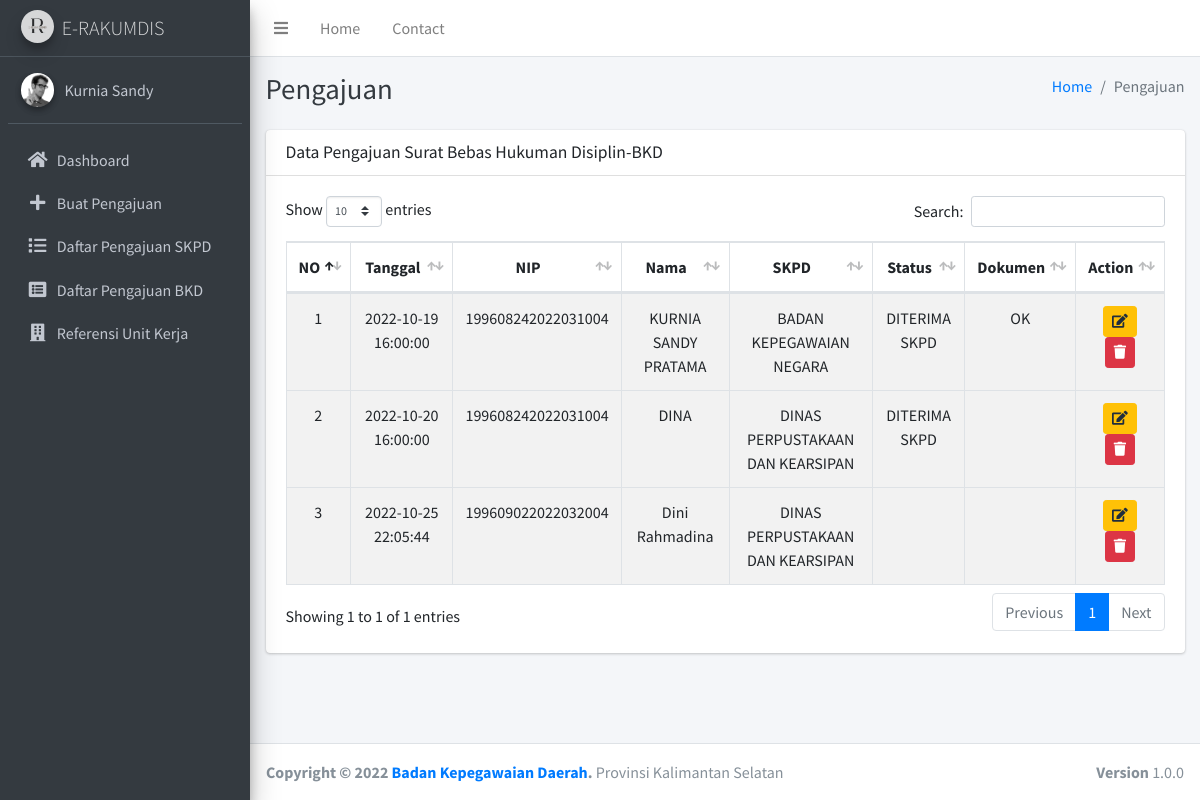
Screenshot of /index.php/bkd with the database file from the repository.
### tables this page shows
CREATE TABLE `tb_surat` (
  `no_tiket` int(11) NOT NULL,
  `tanggal` timestamp NOT NULL DEFAULT current_timestamp() ON UPDATE current_timestamp(),
  `nip` varchar(18) NOT NULL,
  `nama` varchar(100) NOT NULL,
  `pangkat` varchar(20) NOT NULL,
  `jabatan` varchar(50) NOT NULL,
  `satker` varchar(100) NOT NULL,
  `skpd` varchar(100) NOT NULL,
  `status` varchar(50) NOT NULL,
  `keterangan` varchar(150) NOT NULL,
  `dokumen` varchar(5) NOT NULL,
  `surat` varchar(5) NOT NULL
);

### application/controllers/Bkd.php (called while the page is built, shortened)
<?php
class Bkd extends CI_Controller {
    public function __construct()
    {
        $this->load->model("pengajuan_model");
    }
    public function index()
    {
        $data['title']= 'Pengajuan';
        $data['bkd']= $this->pengajuan_model->get_data('tb_surat')->result();
        $this->load->view('templates/header', $data);
        $this->load->view('templates/sidebar', $data);
        $this->load->view('bkd',$data);
        $this->load->view('templates/footer');
    }
}

### index.php (called while the page is built, shortened)
<?php
require_once BASEPATH.'core/CodeIgniter.php';

### application/models/Pengajuan_model.php (called while the page is built, shortened)
<?php
class Pengajuan_model extends CI_Model {
    public function get_data($table)
    {
        return $this->db->get($table);
    }
}

### application/views/bkd.php (the view)
<div class="card" >
    <div class="card-header">
        <h3 class="card-title">Data Pengajuan Surat Bebas Hukuman Disiplin-BKD</h3>
    </div>
    <div class="card-body">
        <table id="example1" class="table table-bordered table-striped">
            <thead>
                <tr class="text-center">
                    <th>NO</th>
                    <th>Tanggal</th>
                    <th>NIP</th>
                    <th>Nama</th>
                    <th>SKPD</th>
                    <th>Status</th>
                    <th>Dokumen</th>
                    <th>Action</th>
                </tr>
            </thead>
            <?php $no =1;
            foreach ($bkd as $aju) : ?>
            <tbody>
                <tr class="text-center">
                    <td><?= $no++ ?></td>
                    <td><?= $aju->tanggal ?></td>
                    <td><?= $aju->nip ?></td>
                    <td><?= $aju->nama ?></td>
                    <td><?= $aju->skpd ?></td>
                    <td><?= $aju->status ?></td>
                    <td><?= $aju->dokumen ?></td>
                    <td>
                        <a href="" class="btn btn-warning btn-sm"><i class="fas fa-edit"></i></a>
                        <a href="" class="btn btn-danger btn-sm"><i class="fas fa-trash"></i></a>
                    </td>
                </tr>
                <?php endforeach ?>
            </tbody>
        </table>
    </div>
</div>

### application/views/templates/header.php (shortened to what this page needs)
<!DOCTYPE html>
<html>
<head>
  <link rel="stylesheet" href="<?=base_url('assets/template') ?>/plugins/fontawesome-free/css/all.min.css">
  <link rel="stylesheet" href="https://code.ionicframework.com/ionicons/2.0.1/css/ionicons.min.css">
  <link rel="stylesheet" href="<?=base_url('assets/template') ?>/plugins/datatables-bs4/css/dataTables.bootstrap4.min.css">
  <link rel="stylesheet" href="<?=base_url('assets/template') ?>/plugins/datatables-responsive/css/responsive.bootstrap4.min.css">
  <link rel="stylesheet" href="<?=base_url('assets/template') ?>/dist/css/adminlte.min.css">
</head>

### application/views/templates/sidebar.php
<body class="hold-transition sidebar-mini">
<div class="wrapper">
  <nav class="main-header navbar navbar-expand navbar-white navbar-light">
    <ul class="navbar-nav">
      <li class="nav-item">
        <a class="nav-link" data-widget="pushmenu" href="#" role="button"><i class="fas fa-bars"></i></a>
      </li>
      <li class="nav-item d-none d-sm-inline-block">
        <a href="index3.html" class="nav-link">Home</a>
      </li>
      <li class="nav-item d-none d-sm-inline-block">
        <a href="#" class="nav-link">Contact</a>
      </li>
    </ul>
  </nav>
  <aside class="main-sidebar sidebar-dark-primary elevation-4">
    <a href="index3.html" class="brand-link">
      <img src="<?= base_url('assets/template/') ?>dist/img/AdminLTELogo.png" alt="AdminLTE Logo" class="brand-image img-circle elevation-3"
           style="opacity: .8">
      <span class="brand-text font-weight-light">E-RAKUMDIS</span>
    </a>
    <div class="sidebar">
      <div class="user-panel mt-3 pb-3 mb-3 d-flex">
        <div class="image">
          <img src="<?= base_url('assets/template/') ?>dist/img/user2-160x160.jpg" class="img-circle elevation-2" alt="User Image">
        </div>
        <div class="info">
          <a href="#" class="d-block">Kurnia Sandy</a>
        </div>
      </div>
      <nav class="mt-2">
        <ul class="nav nav-pills nav-sidebar flex-column" data-widget="treeview" role="menu" data-accordion="false">
          <li class="nav-item">
            <a href="<?= base_url('dashboard') ?>" class="nav-link">
              <i class="nav-icon fas fa-home"></i>
              <p>
                Dashboard
              </p>
            </a>
          </li>
          <li class="nav-item">
            <a href="<?= base_url('pengajuan/tambah') ?>" class="nav-link">
              <i class="nav-icon fas fa-plus"></i>
              <p>
                Buat Pengajuan
              </p>
            </a>
          </li>
          <li class="nav-item">
            <a href="<?= base_url('pengajuan') ?>" class="nav-link">
              <i class="nav-icon fas fa-list"></i>
              <p>
                Daftar Pengajuan SKPD
              </p>
            </a>
          </li>
          <li class="nav-item">
            <a href="<?= base_url('bkd') ?>" class="nav-link">
              <i class="nav-icon fas fa-list-alt"></i>
              <p>
                Daftar Pengajuan BKD
              </p>
            </a>
          </li>
          <li class="nav-item">
            <a href="<?= base_url('unker') ?>" class="nav-link">
              <i class="nav-icon fas fa-building"></i>
              <p>
                Referensi Unit Kerja
              </p>
            </a>
          </li>
        </ul>
      </nav>
    </div>
  </aside>
  <div class="content-wrapper">
    <div class="content-header">
      <div class="container-fluid">
        <div class="row mb-2">
          <div class="col-sm-6">
            <h1 class="m-0 text-dark"><?= $title ?></h1>
          </div>
          <div class="col-sm-6">
            <ol class="breadcrumb float-sm-right">
              <li class="breadcrumb-item"><a href="#">Home</a></li>
              <li class="breadcrumb-item active"><?= $title ?></li>
            </ol>
          </div>
        </div>
      </div>
    </div>
    <div class="content">
      <div class="container-fluid">

### application/views/templates/footer.php (shortened to what this page needs)
</div>
</div>
</div>
<footer class="main-footer">
    <div class="float-right d-none d-sm-block">
      <b>Version</b> 1.0.0
    </div>
    <strong>Copyright &copy; 2022 <a href="http://adminlte.io">Badan Kepegawaian Daerah</a>.</strong> Provinsi Kalimantan Selatan
  </footer>
</div>
</body>
</html>

### rows the page displays
tb_surat: tanggal "2022-10-19 16:00:00", nip "199608242022031004", nama "KURNIA SANDY PRATAMA", skpd "BADAN KEPEGAWAIAN NEGARA", status "DITERIMA SKPD", dokumen "OK"
tb_surat: tanggal "2022-10-20 16:00:00", nip "199608242022031004", nama "DINA", skpd "DINAS PERPUSTAKAAN DAN KEARSIPAN", status "DITERIMA SKPD"
tb_surat: tanggal "2022-10-25 22:05:44", nip "199609022022032004", nama "Dini Rahmadina", skpd "DINAS PERPUSTAKAAN DAN KEARSIPAN"

### other values shown
$title "Pengajuan"
